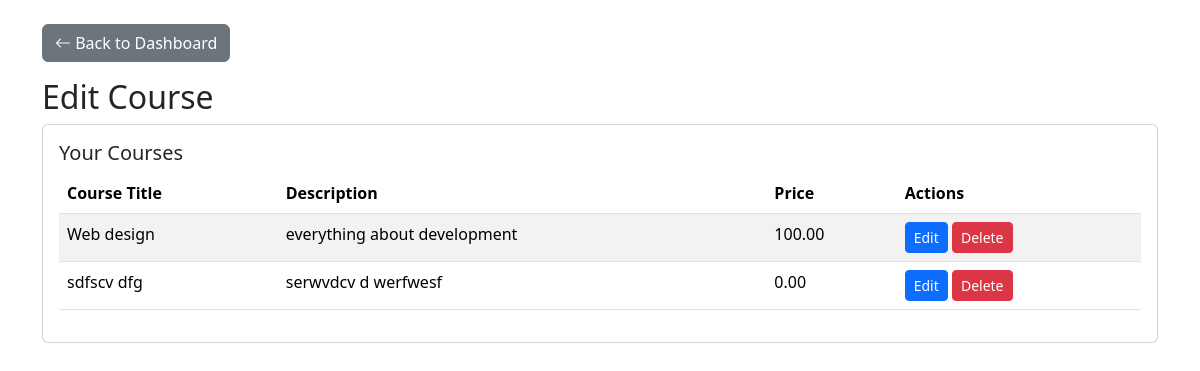
/instructor/edit_course.php (signed in), run on the app's committed database.
### tables this page shows
CREATE TABLE `courses` (
  `id` int(11) NOT NULL,
  `instructor_id` int(11) NOT NULL,
  `title` varchar(255) NOT NULL,
  `description` text DEFAULT NULL,
  `duration` varchar(50) DEFAULT NULL,
  `price` decimal(10,2) DEFAULT 0.00,
  `category` varchar(100) DEFAULT NULL,
  `level` enum('beginner','intermediate','advanced') DEFAULT 'beginner',
  `created_at` datetime DEFAULT current_timestamp(),
  `status` enum('draft','published','upcoming','active','archived') DEFAULT 'draft',
  `start_date` datetime DEFAULT NULL,
  `course_image` varchar(255) DEFAULT NULL
);

### instructor/edit_course.php (the view, shortened to what this page needs)
<?php
include '../connection.php';
$instructor_id = $_SESSION['id'];
$query = "SELECT * FROM courses WHERE instructor_id = ?";
$stmt = $conn->prepare($query);
$stmt->bind_param("i", $instructor_id);
$stmt->execute();
$result = $stmt->get_result();
?>
<!DOCTYPE html>
<html lang="en" data-bs-theme="auto">
<head>
    <link href="https://cdn.jsdelivr.net/npm/bootstrap@5.3.2/dist/css/bootstrap.min.css" rel="stylesheet">
    <link href="https://cdn.jsdelivr.net/npm/bootstrap-icons@1.10.5/font/bootstrap-icons.css" rel="stylesheet">
</head>
<body>
    <div class="container mt-4">
        <div class="mb-3">
            <a href="./in_dash.php" class="btn btn-secondary">
                <i class="bi bi-arrow-left"></i> Back to Dashboard
            </a>
        </div>
        <h2>Edit Course</h2>
        <div class="row">
            <div class="col-md-12">
                <div class="card">
                    <div class="card-body">
                        <h5 class="card-title">Your Courses</h5>
                        <div class="table-responsive">
                            <table class="table table-striped">
                                <thead>
                                    <tr>
                                        <th>Course Title</th>
                                        <th>Description</th>
                                        <th>Price</th>
                                        <th>Actions</th>
                                    </tr>
                                </thead>
                                <tbody>
                                    <?php while($course = $result->fetch_assoc()): ?>
                                    <tr>
                                        <td><?php echo htmlspecialchars($course['title']); ?></td>
                                        <td><?php echo htmlspecialchars($course['description']); ?></td>
                                        <td><?php echo htmlspecialchars($course['price']); ?></td>
                                        <td>
                                            <button class="btn btn-primary btn-sm" onclick="editCourse(<?php echo $course['id']; ?>)">
                                                Edit
                                            </button>
                                            <button class="btn btn-danger btn-sm" onclick="deleteCourse(<?php echo $course['id']; ?>)">
                                                Delete
                                            </button>
                                        </td>
                                    </tr>
                                    <?php endwhile; ?>
                                </tbody>
                            </table>
                        </div>
                    </div>
                </div>
            </div>
        </div>
    </div>
</body>
</html>

### data on the page
courses: title "Web design", description "everything about development", price "100.00"
courses: title "sdfscv dfg", description "serwvdcv d werfwesf", price "0.00"
